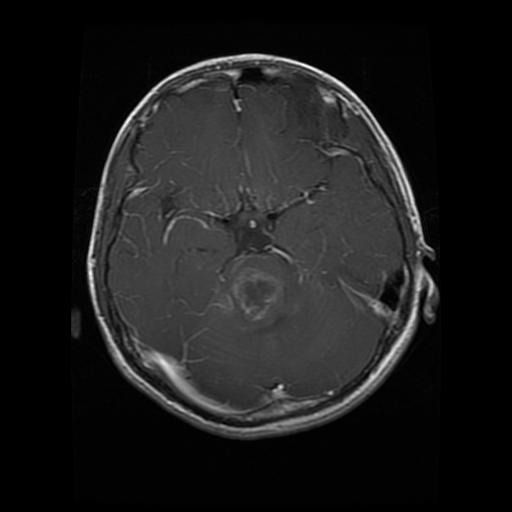
#> input picture images1/1/Testing/glioma/Te-glTr_0007.jpg, 512 x 512 px; its folder holds only this picture in this run
$ python -i utils.py   (imports and definitions only)
#> lines starting #> are read from the running program, lines starting #| are printed output that depends on the picture; after the words box and inside, x2 and y2 are one past the last pixel; in counts of white or black regions, pixels touching at a corner belong together
#> further down, picture is the input picture: shape (512, 512); min 0, max 255, mean 28
### morphsnakes.py
from itertools import cycle

import numpy as np
from scipy import ndimage as ndi

__all__ = [
    'morphological_chan_vese',
    'morphological_geodesic_active_contour',
    'inverse_gaussian_gradient',
    'circle_level_set',
    'checkerboard_level_set'
]

__version__ = (2, 1, 1)
__version_str__ = ".".join(map(str, __version__))


class _fcycle(object):

    def __init__(self, iterable):
        self.funcs = cycle(iterable)

    def __call__(self, *args, **kwargs):
        f = next(self.funcs)
        return f(*args, **kwargs)


_P2 = [np.eye(3),
       np.array([[0, 1, 0]] * 3),
       np.flipud(np.eye(3)),
       np.rot90([[0, 1, 0]] * 3)]
_P3 = [np.zeros((3, 3, 3)) for i in range(9)]

_P3[0][:, :, 1] = 1
_P3[1][:, 1, :] = 1
_P3[2][1, :, :] = 1
_P3[3][:, [0, 1, 2], [0, 1, 2]] = 1
_P3[4][:, [0, 1, 2], [2, 1, 0]] = 1
_P3[5][[0, 1, 2], :, [0, 1, 2]] = 1
_P3[6][[0, 1, 2], :, [2, 1, 0]] = 1
_P3[7][[0, 1, 2], [0, 1, 2], :] = 1
_P3[8][[0, 1, 2], [2, 1, 0], :] = 1


# [32 lines left out: functions sup_inf, inf_sup, not called in this run]


_curvop = _fcycle([lambda u: sup_inf(inf_sup(u)),  # SIoIS
                   lambda u: inf_sup(sup_inf(u))])  # ISoSI


# [81 lines left out: functions _check_input, _init_level_set, circle_level_set, ellipsoid_level_set, checkerboard_level_set, not called in this run]


def inverse_gaussian_gradient(image, alpha=100.0, sigma=5.0):
    gradnorm = ndi.gaussian_gradient_magnitude(image, sigma, mode='nearest')
    return 1.0 / np.sqrt(1.0 + alpha * gradnorm)


# [75 lines left out: functions morphological_chan_vese, morphological_geodesic_active_contour, not called in this run]

### utils.py
import cv2
import numpy as np
from scipy import ndimage
from skimage import filters

import morphsnakes as ms


# [140 lines left out: function test_MorphACWE, not called in this run]


def simple_brain_segmentation(gray_image):
    """Segmentación simplificada para casos donde fallan otros métodos"""
    print("Usando segmentación simplificada...")

    # Método 1: Otsu directo en toda la imagen
    try:
        otsu_threshold = filters.threshold_otsu(gray_image)
#> otsu_threshold = 36
        _, simple_mask = cv2.threshold(gray_image, otsu_threshold, 255, cv2.THRESH_BINARY)
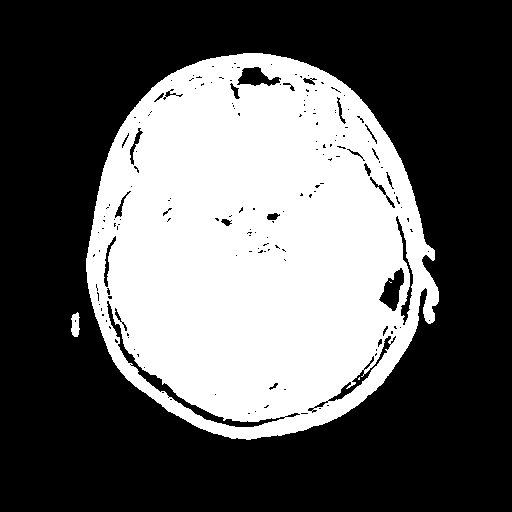
#> simple_mask: shape (512, 512); 37.7% white; 4 white regions (2 under 20 px), largest, box (x1, y1, x2, y2) and area: (86, 53, 439, 440) 98681, (71, 312, 80, 337) 166

        # Operaciones morfológicas básicas
        kernel = cv2.getStructuringElement(cv2.MORPH_ELLIPSE, (5, 5))
        simple_mask = cv2.morphologyEx(simple_mask, cv2.MORPH_CLOSE, kernel)
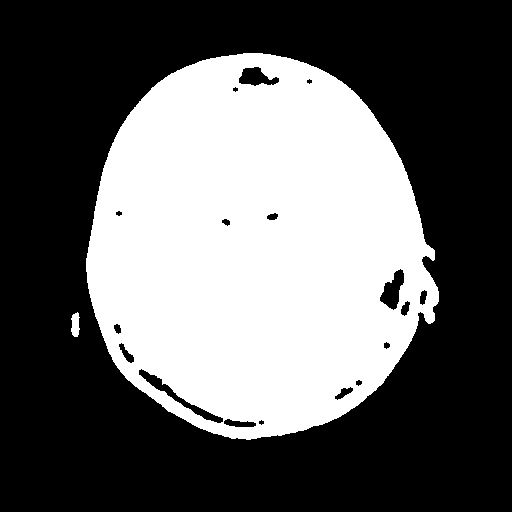
#> simple_mask: shape (512, 512); 38.7% white; 2 white regions, box (x1, y1, x2, y2) and area: (86, 53, 439, 440) 101324, (71, 312, 80, 337) 169
        simple_mask = cv2.morphologyEx(simple_mask, cv2.MORPH_OPEN, kernel)
#> simple_mask: shape (512, 512); 38.7% white; 2 white regions, box (x1, y1, x2, y2) and area: (86, 53, 439, 440) 101294, (71, 313, 79, 337) 158

        # Filtrar componentes muy pequeñas
        num_labels, labels, stats, centroids = cv2.connectedComponentsWithStats(simple_mask)
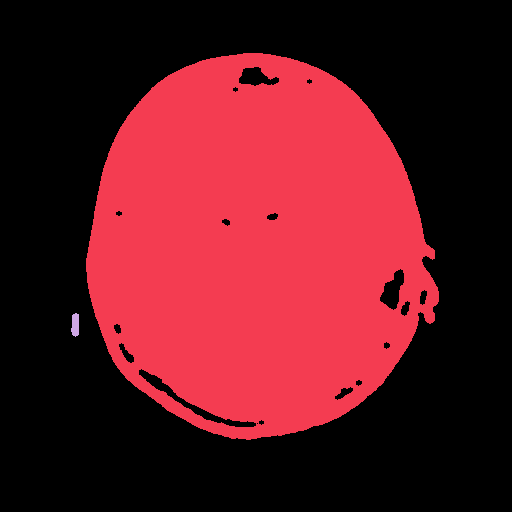
#> labels: shape (512, 512) int32; 3 distinct labels, from 0 to 2; one colour per label, 0 black
#> num_labels = 3; stats = [[0, 0, 512, 512, 160692], [86, 53, 353, 387, 101294], [71, 313, 8, 24, 158]]; centroids = [[255.5, 261.1], [255.8, 246.5], [74.92, 324.5]]
        min_size = gray_image.shape[0] * gray_image.shape[1] * 0.01  # 1% del área total
#> min_size = 2621.4

        for i in range(1, num_labels):
            if stats[i, cv2.CC_STAT_AREA] < min_size:
                simple_mask[labels == i] = 0
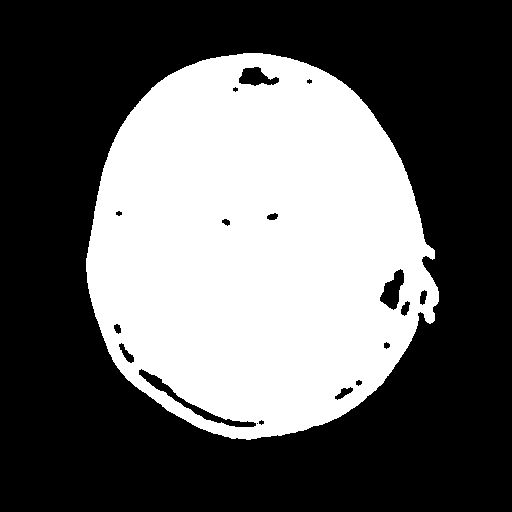
#> simple_mask: shape (512, 512); 38.6% white; 1 white region, box (x1, y1, x2, y2) and area: (86, 53, 439, 440) 101294

        if np.sum(simple_mask > 0) > 0:
            print(f"Segmentación simple exitosa: {np.sum(simple_mask > 0)} píxeles")
#| Segmentación simple exitosa: 101294 píxeles
            return simple_mask
    except Exception as e:
        print(f"Error en segmentación simple: {e}")

    # Método 2: Umbral adaptativo si Otsu falla
    print("Probando umbral adaptativo...")
    try:
        adaptive_mask = cv2.adaptiveThreshold(
            gray_image, 255, cv2.ADAPTIVE_THRESH_GAUSSIAN_C, cv2.THRESH_BINARY, 11, 2
        )

        # Limpiar ruido
        kernel = cv2.getStructuringElement(cv2.MORPH_ELLIPSE, (3, 3))
        adaptive_mask = cv2.morphologyEx(adaptive_mask, cv2.MORPH_OPEN, kernel)

        if np.sum(adaptive_mask > 0) > 0:
            print(f"Umbral adaptativo exitoso: {np.sum(adaptive_mask > 0)} píxeles")
            return adaptive_mask
    except Exception as e:
        print(f"Error en umbral adaptativo: {e}")

    # Método 3: Segmentación por percentiles
    print("Probando segmentación por percentiles...")
    try:
        threshold_75 = np.percentile(gray_image, 75)
        _, percentile_mask = cv2.threshold(gray_image, threshold_75, 255, cv2.THRESH_BINARY)

        if np.sum(percentile_mask > 0) > 0:
            print(f"Segmentación por percentiles exitosa: {np.sum(percentile_mask > 0)} píxeles")
            return percentile_mask
    except Exception as e:
        print(f"Error en segmentación por percentiles: {e}")

    # Método 4: Círculo central como último recurso
    print("Usando círculo central como último recurso...")
    h, w = gray_image.shape
    center = (h // 2, w // 2)
    radius = min(h, w) // 4
    circle_mask = np.zeros_like(gray_image, dtype=np.uint8)
    cv2.circle(circle_mask, (center[1], center[0]), radius, 255, -1)

    return circle_mask


# [41 lines left out: function improved_otsu_threshold, not called in this run]


# El resto de las funciones permanecen igual...
def rgb2gray(img):
    return 0.2989 * img[..., 0] + 0.587 * img[..., 1] + 0.114 * img[..., 2]


# [277 lines left out: functions enhance_low_contrast_image, adaptive_skull_detection, robust_brain_cavity_extraction, u_invert, draw_contours, coverage_rate and 1 more, not called in this run]

>>> import cv2
>>> picture = cv2.imread('images1/1/Testing/glioma/Te-glTr_0007.jpg', cv2.IMREAD_GRAYSCALE)
>>> result = simple_brain_segmentation(picture)

$ run again, on images1/1/Testing/glioma/Te-glTr_0009.jpg
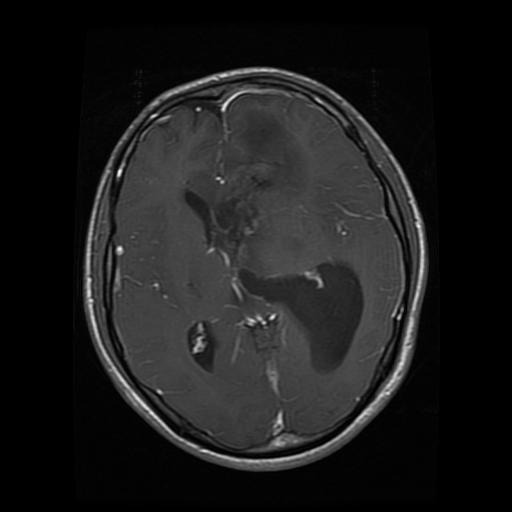
#> input picture images1/1/Testing/glioma/Te-glTr_0009.jpg, 512 x 512 px
#> picture is the input picture: shape (512, 512); min 0, max 253, mean 27.7
#> otsu_threshold = 35
#> in simple_brain_segmentation, `_, simple_mask = cv2.threshold(gray_image, otsu_threshold, 255, cv2.TH..`:
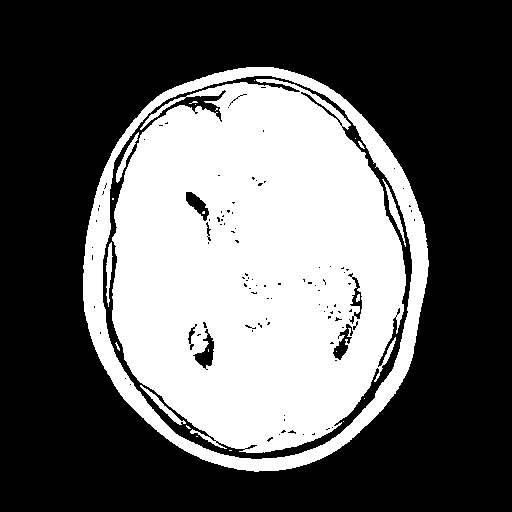
#> simple_mask: shape (512, 512); 38.1% white; 23 white regions (15 under 20 px), largest, box (x1, y1, x2, y2) and area: (112, 79, 406, 453) 83156, (83, 67, 429, 472) 15679, (382, 179, 406, 247) 296
#> in simple_brain_segmentation, `simple_mask = cv2.morphologyEx(simple_mask, cv2.MORPH_CLOSE, kernel)`:
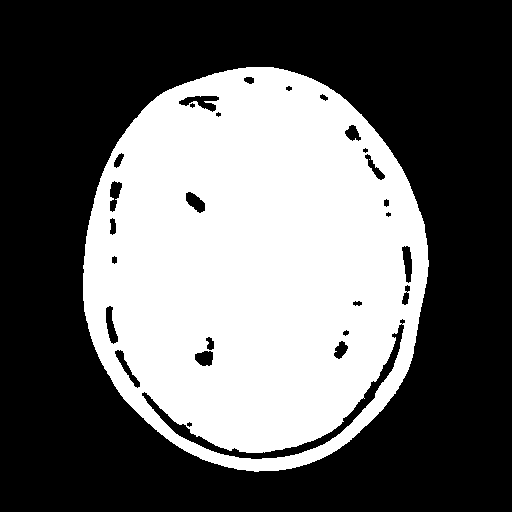
#> simple_mask: shape (512, 512); 39.7% white; 2 white regions (1 under 20 px), largest, box (x1, y1, x2, y2) and area: (83, 67, 429, 472) 104195
#> labels: shape (512, 512) int32; values 0 (black) and 1 (white), 39.7% white; 1 white region, box (x1, y1, x2, y2) and area: (83, 67, 429, 472) 104073
#> num_labels = 2; stats = [[0, 0, 512, 512, 158071], [83, 67, 346, 405, 104073]]; centroids = [[256.4, 248.5], [254.1, 266.2]]
#| Segmentación simple exitosa: 104073 píxeles

$ run again, on images1/1/Testing/glioma/Te-gl_0014.jpg
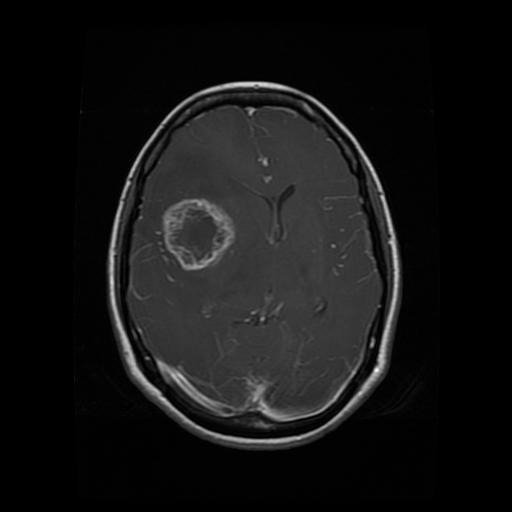
#> input picture images1/1/Testing/glioma/Te-gl_0014.jpg, 512 x 512 px
#> picture is the input picture: shape (512, 512); min 0, max 255, mean 20.2
#> otsu_threshold = 33
#> in simple_brain_segmentation, `_, simple_mask = cv2.threshold(gray_image, otsu_threshold, 255, cv2.TH..`:
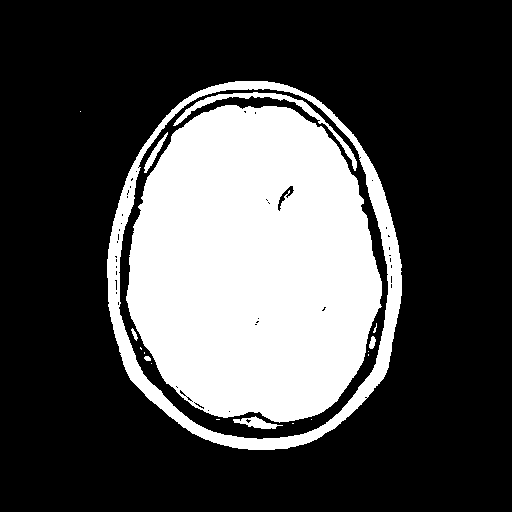
#> simple_mask: shape (512, 512); 29% white; 18 white regions (10 under 20 px), largest, box (x1, y1, x2, y2) and area: (126, 105, 382, 423) 63438, (107, 81, 402, 450) 10854, (173, 92, 357, 171) 1113
#> in simple_brain_segmentation, `simple_mask = cv2.morphologyEx(simple_mask, cv2.MORPH_OPEN, kernel)`:
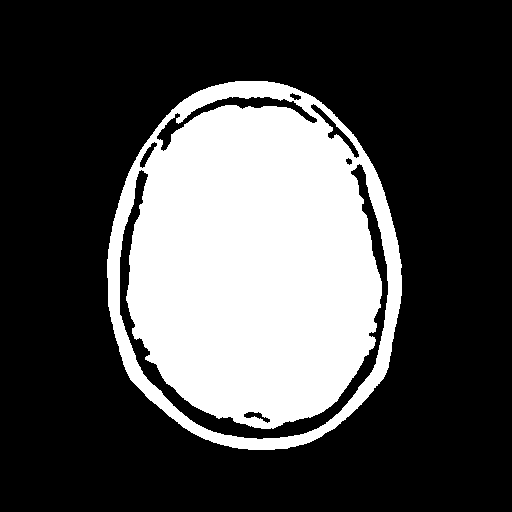
#> simple_mask: shape (512, 512); 29.5% white; 1 white region, box (x1, y1, x2, y2) and area: (107, 81, 402, 450) 77392
#> num_labels = 2; stats = [[0, 0, 512, 512, 184752], [107, 81, 295, 369, 77392]]; centroids = [[256.1, 251.4], [254.2, 265.4]]
#| Segmentación simple exitosa: 77392 píxeles

$ run again, on images1/1/Testing/glioma/Te-gl_0016.jpg
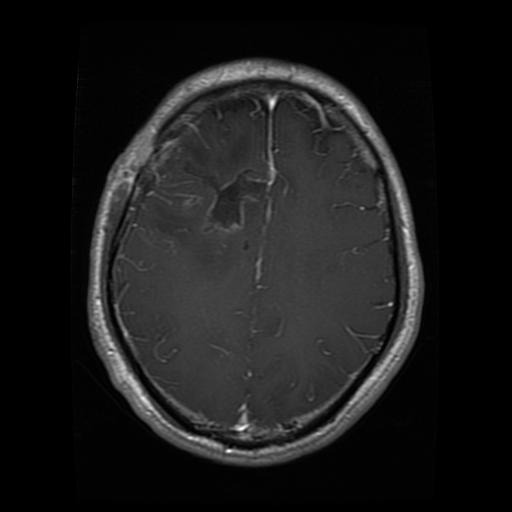
#> input picture images1/1/Testing/glioma/Te-gl_0016.jpg, 512 x 512 px
#> picture is the input picture: shape (512, 512); min 0, max 255, mean 26.6
#> otsu_threshold = 34
#> in simple_brain_segmentation, `_, simple_mask = cv2.threshold(gray_image, otsu_threshold, 255, cv2.TH..`:
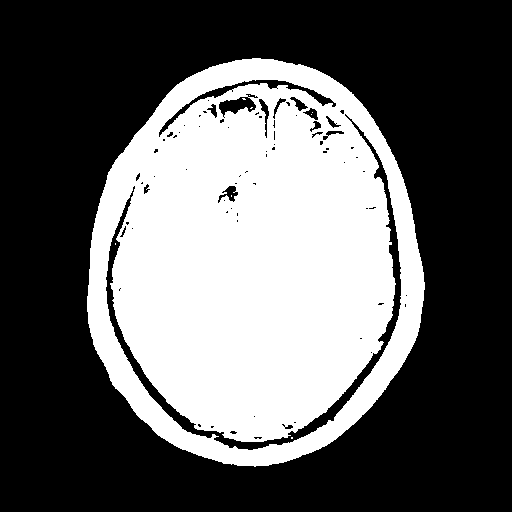
#> simple_mask: shape (512, 512); 38% white; 9 white regions (8 under 20 px), largest, box (x1, y1, x2, y2) and area: (87, 58, 425, 467) 99465
#> in simple_brain_segmentation, `simple_mask = cv2.morphologyEx(simple_mask, cv2.MORPH_CLOSE, kernel)`:
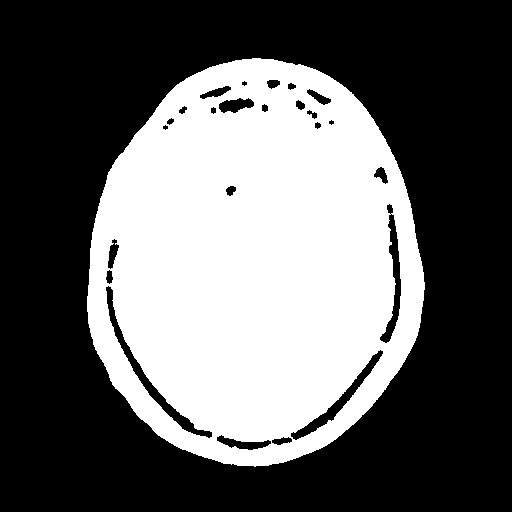
#> simple_mask: shape (512, 512); 38.7% white; 1 white region, box (x1, y1, x2, y2) and area: (87, 58, 425, 467) 101515
#> labels: shape (512, 512) int32; values 0 (black) and 1 (white), 38.7% white; 1 white region, box (x1, y1, x2, y2) and area: (87, 58, 425, 467) 101457
#> num_labels = 2; stats = [[0, 0, 512, 512, 160687], [87, 58, 338, 409, 101457]]; centroids = [[256.5, 251], [254, 262.6]]
#| Segmentación simple exitosa: 101457 píxeles
